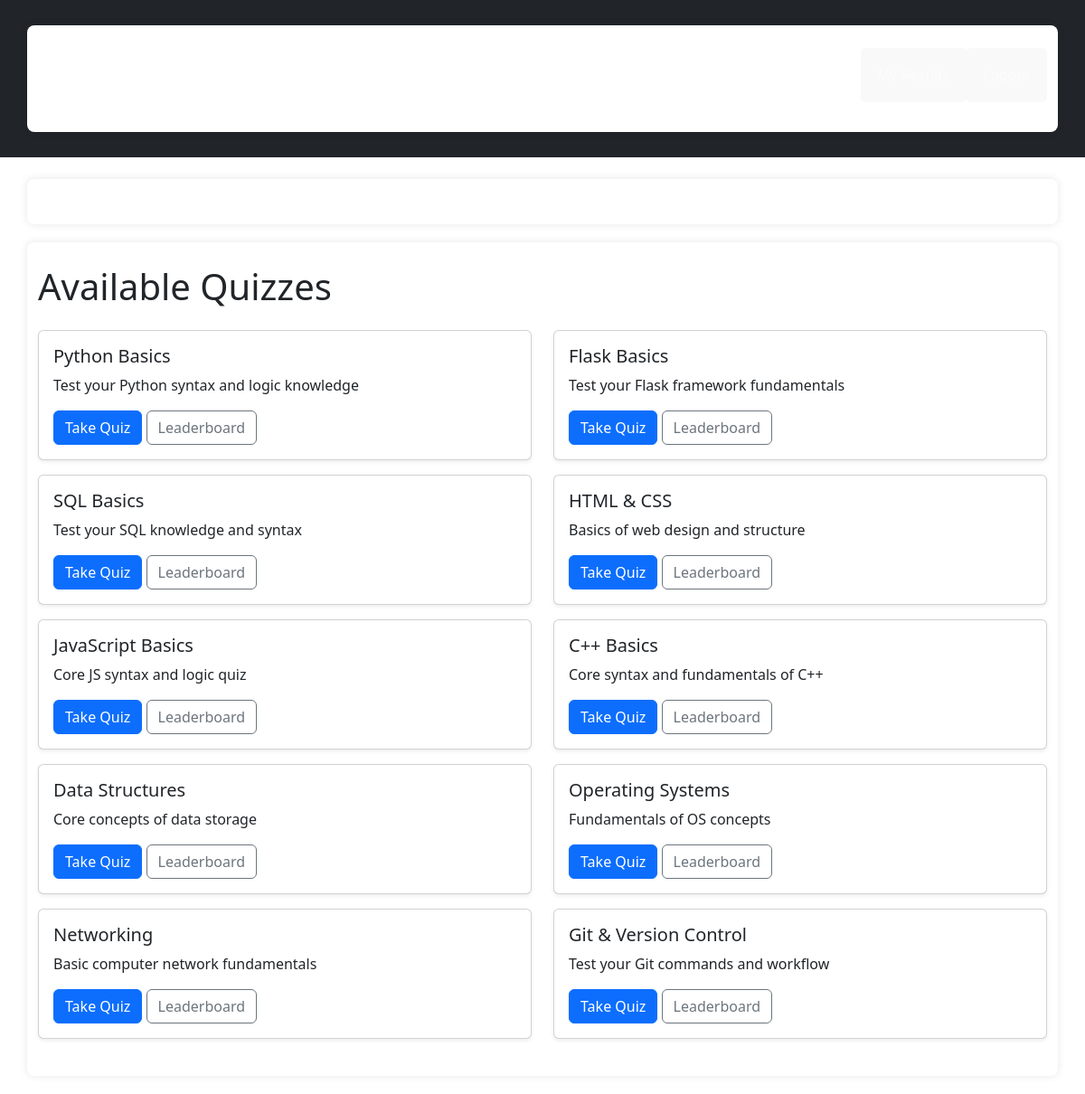
Screenshot of / (signed in) with the database file from the repository.
### tables this page shows
CREATE TABLE Quizzes(
    id INTEGER PRIMARY KEY AUTOINCREMENT,
    title TEXT NOT NULL,
    description TEXT
);

### quiz/routes.py (the view)
@quiz_bp.route('/')
def home():
    db = get_db()
    quizzes = db.execute('SELECT id, title, description FROM Quizzes').fetchall()
    return render_template('home.html', quizzes=quizzes, user=session.get("user"))

### quiz/models.py (called while the page is built)
def get_db():
    if 'db' not in g:
        g.db=sqlite3.connect(
            current_app.config['DATABASE'],
            detect_types=sqlite3.PARSE_DECLTYPES
        )
        g.db.row_factory=sqlite3.Row
    return g.db

### quiz/templates/home.html (shortened to what this page needs)
{% extends "base.html" %}
{% block content %}
    <h1 class="mb-4">Available Quizzes</h1>
    <div class="row">
        {% for quiz in quizzes %}
            <div class="col-md-6 mb-3">
                <div class="card shadow-sm">
                    <div class="card-body">
                        <h5 class="card-title">{{ quiz['title'] }}</h5>
                        <p class="card-text">{{ quiz['description'] }}</p>
                        <a href="{{ url_for('quiz.quiz_detail', quiz_id=quiz['id']) }}" class="btn btn-primary">Take Quiz</a>
                        <a href="{{ url_for('quiz.leaderboard', quiz_id=quiz['id']) }}" class="btn btn-outline-secondary">Leaderboard</a>
                    </div>
                </div>
            </div>
        {% endfor %}
    </div>
{% endblock %}

### quiz/static/style.css (style rules this page uses)
body { font-family: Arial, sans-serif; background: #f4f4f4; margin: 0; padding: 0; }
h1, h2 { color: #333; margin-bottom: 10px; }

### rows the page displays
Quizzes: title "Python Basics", description "Test your Python syntax and logic knowledge"
Quizzes: title "Flask Basics", description "Test your Flask framework fundamentals"
Quizzes: title "SQL Basics", description "Test your SQL knowledge and syntax"
Quizzes: title "HTML & CSS", description "Basics of web design and structure"
Quizzes: title "JavaScript Basics", description "Core JS syntax and logic quiz"
Quizzes: title "C++ Basics", description "Core syntax and fundamentals of C++"
Quizzes: title "Data Structures", description "Core concepts of data storage"
Quizzes: title "Operating Systems", description "Fundamentals of OS concepts"
Quizzes: title "Networking", description "Basic computer network fundamentals"
Quizzes: title "Git & Version Control", description "Test your Git commands and workflow"
